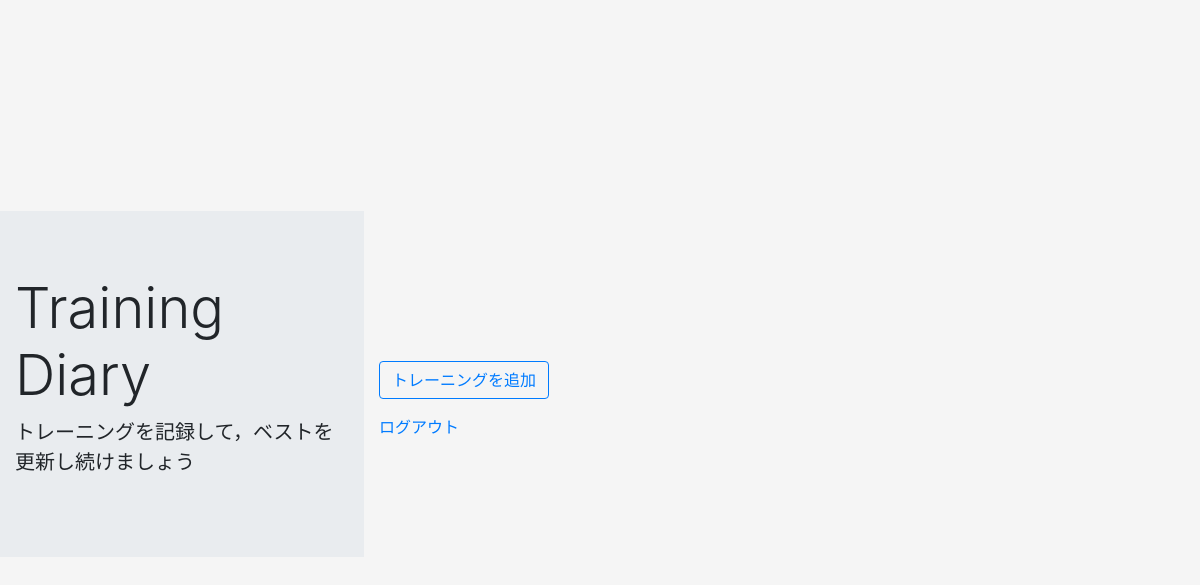
The page / (signed in) on the database as committed earlier.
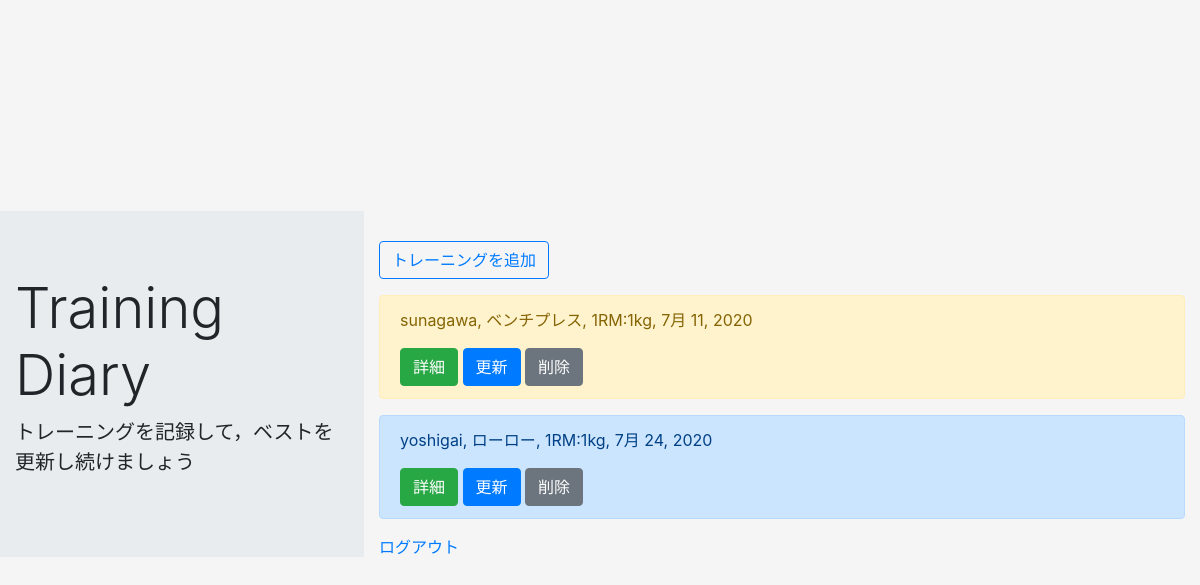
The same page on the database as committed later.
### td_app1/models.py (models this page shows, shortened)
class TrainingDiaryModel(models.Model):
    body_part = models.CharField( #部位
        max_length = 100,
        choices = BODY_PART
    )
    train_name = models.CharField(max_length=100) #種目名
    weight = models.IntegerField() #重さ
    raise_times = models.IntegerField() #回数
    set_times = models.IntegerField() #セット数
    date = models.DateField() #日付
    memo = models.TextField(blank=True, null=True, default='') #メモ
    author = models.CharField(max_length=100, null=True, default='')

### td_app1/views.py (the view)
# urls.py: path('', listfunc, name='list'),
@login_required
def listfunc(request):
    now_user = request.user.get_username() #ログインしているユーザーを取得できる
    object_list = TrainingDiaryModel.objects.all()
    return render(request, 'list_new.html', {'object_list': object_list})

### templates/list_new.html (shortened to what this page needs)
{% extends 'base.html' %}
{% block header %}
<div class="jumbotron jumbotron-fluid">
  <div class="container">
    <h1 class="display-4">Training Diary</h1>
    <p class="lead">トレーニングを記録して，ベストを更新し続けましょう</p>
  </div>
</div>
{% endblock header %}
{% block content %}
<div class="container">
    <p><a href="{% url 'create' %}" class="btn btn-outline-primary" tabindex="-1" role="button" aria-disabled="true">トレーニングを追加</a>
      </p>
{% for item in object_list %}
<div class="alert alert-{{item.body_part}}" role="alert">
  <p>{{ item.author }}, {{ item.train_name }}, 1RM:{{ item.weight }}kg, {{item.date}}</p>
  <a href="{% url 'detail' item.pk %}" class="btn btn-success" tabindex="-1" role="button" aria-disabled="true">詳細</a>
  <a href="{% url 'update' item.pk %}" class="btn btn-primary" tabindex="-1" role="button" aria-disabled="true">更新</a>
  <a href="{% url 'delete' item.pk %}" class="btn btn-secondary" tabindex="-1" role="button" aria-disabled="true">削除</a>
</div>
{% endfor %}
<a href="{% url 'logout' %}">ログアウト</a>
</div>
{% endblock content %}

### templates/base.html (shortened to what this page needs)
<!doctype html>
<html lang="en">
  <head>
    <link rel="stylesheet" href="https://stackpath.bootstrapcdn.com/bootstrap/4.5.0/css/bootstrap.min.css">
      <link rel="stylesheet" href="//code.jquery.com/ui/1.12.1/themes/base/jquery-ui.css">
      <link rel="stylesheet" href="/resources/demos/style.css">
  </head>
  <body>
    {% block header %}
    {% endblock header %}
    {% block content %}
    {% endblock content %}
  </body>
</html>

### static/style.css (style rules this page uses)
html, body { height: 100%; }
body { display: -ms-flexbox; display: flex; -ms-flex-align: center; align-items: center; padding-top: 40px; padding-bottom: 40px; background-color: #f5f5f5; }

Rows that differ between the two databases and show on the page:
added TrainingDiaryModel: author "sunagawa", train_name "ベンチプレス", weight "1", date "7月 11, 2020"
added TrainingDiaryModel: author "yoshigai", train_name "ローロー", weight "1", date "7月 24, 2020"
